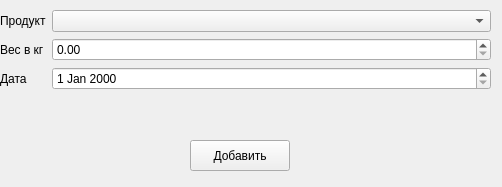
<?xml version="1.0" encoding="UTF-8"?>
<ui version="4.0">
 <class>Form</class>
 <widget class="QWidget" name="Form">
  <property name="geometry">
   <rect>
    <x>0</x>
    <y>0</y>
    <width>502</width>
    <height>187</height>
   </rect>
  </property>
  <property name="sizePolicy">
   <sizepolicy hsizetype="Preferred" vsizetype="Preferred">
    <horstretch>0</horstretch>
    <verstretch>0</verstretch>
   </sizepolicy>
  </property>
  <property name="maximumSize">
   <size>
    <width>502</width>
    <height>187</height>
   </size>
  </property>
  <property name="windowTitle">
   <string>Form</string>
  </property>
  <widget class="QWidget" name="widget" native="true">
   <property name="geometry">
    <rect>
     <x>0</x>
     <y>10</y>
     <width>491</width>
     <height>119</height>
    </rect>
   </property>
   <property name="sizePolicy">
    <sizepolicy hsizetype="Expanding" vsizetype="Preferred">
     <horstretch>0</horstretch>
     <verstretch>0</verstretch>
    </sizepolicy>
   </property>
   <layout class="QFormLayout" name="formLayout">
    <item row="0" column="0">
     <widget class="QLabel" name="pB">
      <property name="text">
       <string>Продукт</string>
      </property>
     </widget>
    </item>
    <item row="0" column="1">
     <widget class="QComboBox" name="product"/>
    </item>
    <item row="1" column="0">
     <widget class="QLabel" name="vB">
      <property name="text">
       <string>Вес в кг</string>
      </property>
     </widget>
    </item>
    <item row="1" column="1">
     <widget class="QDoubleSpinBox" name="volume">
      <property name="maximum">
       <double>10000000000000000139372116959414099130712064.000000000000000</double>
      </property>
     </widget>
    </item>
    <item row="2" column="0">
     <widget class="QLabel" name="dB">
      <property name="text">
       <string>Дата</string>
      </property>
     </widget>
    </item>
    <item row="2" column="1">
     <widget class="QDateEdit" name="date"/>
    </item>
   </layout>
  </widget>
  <widget class="QPushButton" name="btn">
   <property name="geometry">
    <rect>
     <x>190</x>
     <y>140</y>
     <width>100</width>
     <height>31</height>
    </rect>
   </property>
   <property name="text">
    <string>Добавить</string>
   </property>
  </widget>
 </widget>
 <resources/>
 <connections/>
</ui>
